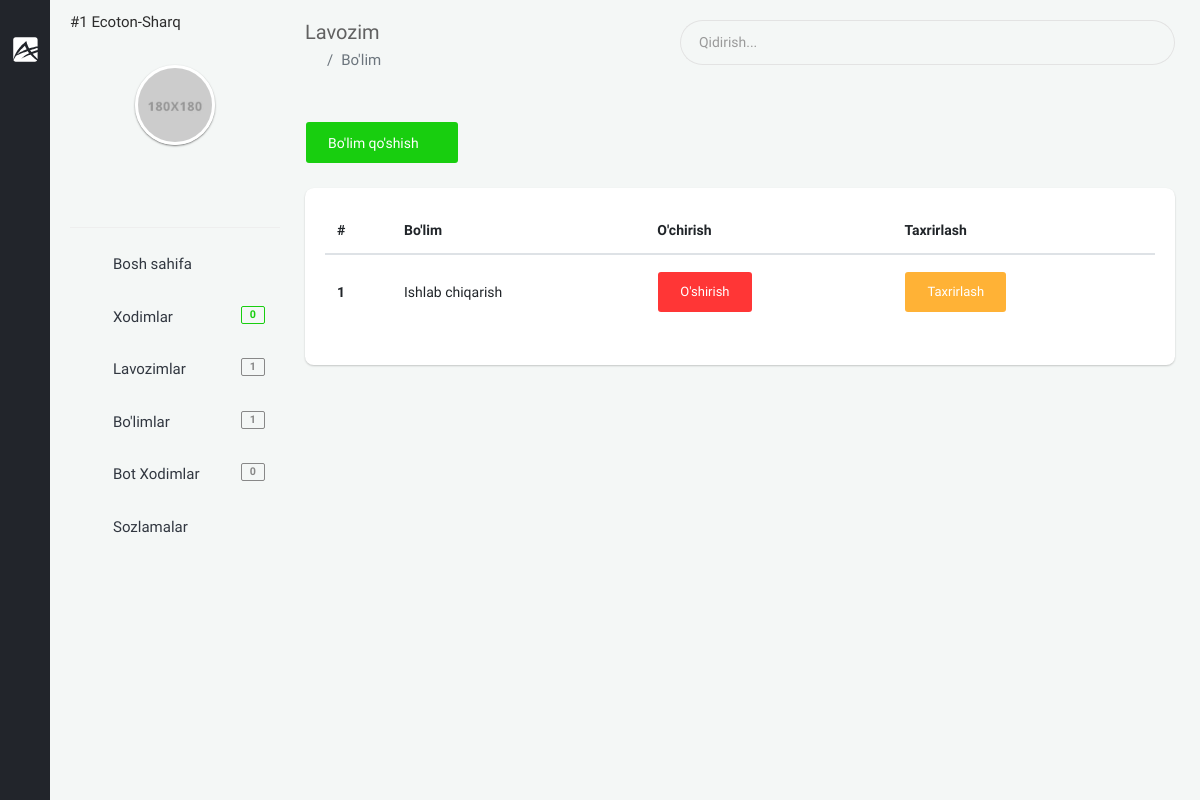
/backoffice/department (signed in), run on an earlier commit of the app's database.
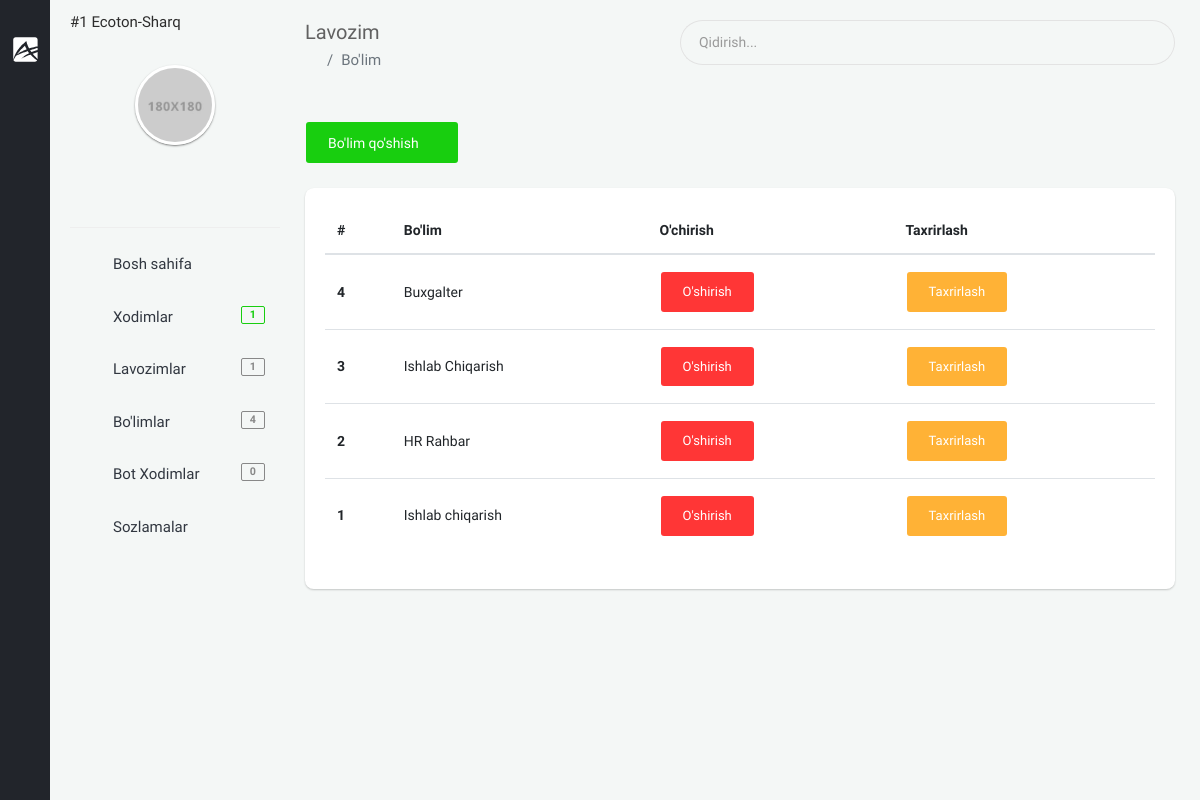
And on a later commit of the database.
### app/models.py (models this page shows, shortened)
class Department(models.Model):
    name = models.CharField(max_length=255, verbose_name="Bo'lim nomi")
    company = models.ForeignKey(Company, on_delete=models.CASCADE, verbose_name='Kompaniya')
    created_at = models.DateTimeField(auto_now_add=True)
    class Meta:
        ordering = ['-created_at']
        verbose_name_plural = "Bo'limlar"

### backoffice/views.py (the view)
# urls.py: path('department', views.DepartmentListView.as_view(), name='department'),
class DepartmentListView(LoginRequiredMixin, generic.ListView):
    template_name = 'backoffice/pages/departments/list.html'
    queryset = models.Department.objects.all()
    def get_context_data(self, *, object_list=None, **kwargs):
        ctx = super(DepartmentListView, self).get_context_data(**kwargs)
        company = self.request.user.company
        ctx['departments'] = models.Department.objects.filter(company=company).order_by('-created_at')
        return ctx

### app/models.py (called while the page is built)
    def __str__(self):
        return f'#{self.id}  {self.name}'

### backoffice/context_processors.py (called while the page is built)
def staff_amount(request):
    amount_staff = None
    if request.user.is_anonymous == False:
        company = request.user.company
        staff = models.Staff.objects.filter(company=company)
        amount_staff = staff.count()
    return {"amount_staff": amount_staff}

def position_amount(request):
    position_amounts = None
    if request.user.is_anonymous == False:
        company = request.user.company
        position = models.Position.objects.filter(company=company)
        position_amounts = position.count()
    return {
        'position_amounts': position_amounts
    }

def department_amount(request):
    department_amounts = None
    if request.user.is_anonymous == False:
        company = request.user.company
        department = models.Department.objects.filter(company=company)
        department_amounts = department.count()
    return {
        'department_amounts': department_amounts
    }

### templates/backoffice/pages/departments/list.html (shortened to what this page needs)
{% extends 'backoffice/base.html' %}
{% block content %}
    <section class="content">
        <div class="container-fluid">
            <div class="block-header">
                <div class="row clearfix">
                    <div class="col-lg-5 col-md-5 col-sm-12">
                        <h2>Lavozim</h2>
                        <ul class="breadcrumb padding-0">
                            <li class="breadcrumb-item"><a href="#"><i class="zmdi zmdi-home"></i></a></li>
                            <li class="breadcrumb-item active">Bo'lim</li>
                        </ul>
                    </div>
                    <div class="col-lg-7 col-md-7 col-sm-12">
                        <div class="input-group m-b-0">
                            <input type="text" class="form-control" placeholder="Qidirish...">
                            <span class="input-group-addon">
                            <i class="zmdi zmdi-search"></i>
                        </span>
                        </div>
                    </div>
                </div>
            </div>
            <div class="row clearfix">
                <div class="col-lg-12 col-md-12 col-sm-12">
                <div class="card">
                    <div class="header">
                        <a href="{% url 'department_create' %}" class="btn btn-success">Bo'lim qo'shish <i class="zmdi zmdi-plus"></i></a>
                    </div>
                    <div class="body table-responsive">
                        <table class="table table-hover">
                            <thead>
                                <tr>
                                    <th>#</th>
                                    <th>Bo'lim</th>
                                    <th>O'chirish</th>
                                    <th>Taxrirlash</th>
                                </tr>
                            </thead>
                            <tbody>
                            {% for department in departments %}
                                <tr>
                                    <th scope="row">{{ department.id }}</th>
                                    <td>{{ department.name }}</td>
                                    <td>
                                        <form action="{% url 'department_delete' pk=department.id %}" method="POST">
                                                <input class="btn btn-default btn-danger" type="submit" value="O'shirish"/>
                                        </form>
                                    </td>
                                    <td>
                                        <a href="{% url 'department_update' department.id %}" class="btn btn-warning">Taxrirlash</a>
                                    </td>
                                </tr>
                            {% endfor %}
                            </tbody>
                        </table>
                    </div>
                </div>
            </div>
            </div>
        </div>
    </section>
{% endblock %}

### templates/backoffice/parts/minileftbar.html (shortened to what this page needs)
{% load static %}
<aside id="minileftbar" class="minileftbar">
    <ul class="menu_list">
        <li>
            <a href="javascript:void(0);" class="bars" style="display: inline;"></a>
            <a class="navbar-brand" href="{% url 'backoffice-main' %}"><img src="{% static 'backoffice/assets/images/logo.svg' %}" alt="Alpino"></a>
        </li>
        <li><a href="javascript:void(0);" class="menu-sm"><i class="zmdi zmdi-swap"></i></a></li>
        <li><a href="" title="Events"><i class="zmdi zmdi-calendar"></i></a></li>
        <li><a href="" title="Contact List"><i class="zmdi zmdi-account-box-phone"></i></a></li>
        <li><a href="javascript:void(0);" class="fullscreen" data-provide="fullscreen"><i
                class="zmdi zmdi-fullscreen"></i></a></li>
        <li class="power">
            <a href="{% url 'logout' %}" class="mega-menu"><i class="zmdi zmdi-power"></i></a>
        </li>
    </ul>
</aside>
<aside class="right_menu">
    <div id="leftsidebar" class="sidebar">
        <div class="menu">
            <ul class="list">
                <li>
                    <p>{{ request.user.company }}</p>
                </li>
                <li>
                    <div class="user-info m-b-20">
                        <div class="image">
                            <a href="" class=" waves-effect waves-block"><img src="{% static 'backoffice/assets/images/profile_av.jpg' %}" alt="User"></a>
                        </div>
                        <div class="detail">
                            <a href="javascript:void(0);" title="" class=" waves-effect waves-block"><i class="zmdi zmdi-facebook-box"></i></a>
                            <a href="javascript:void(0);" title="" class=" waves-effect waves-block"><i class="zmdi zmdi-linkedin-box"></i></a>
                            <a href="javascript:void(0);" title="" class=" waves-effect waves-block"><i class="zmdi zmdi-instagram"></i></a>
                            <a href="javascript:void(0);" title="" class=" waves-effect waves-block"><i class="zmdi zmdi-twitter-box"></i></a>
                        </div>
                    </div>
                </li>
                <li><a href="{% url 'backoffice-main' %}" class="toggled waves-effect waves-block"><i class="zmdi zmdi-home"></i><span>Bosh sahifa</span></a></li>
                <li><a href="{% url 'staff' %}" class="menu-toggle waves-effect waves-block"><i class="zmdi zmdi zmdi-accounts-add"></i><span>Xodimlar</span><span class="badge badge-success float-right">{{ amount_staff }}</span></a>
                </li>
                <li><a href="{% url 'position' %}" class="menu-toggle waves-effect waves-block"><i class="zmdi zmdi-ticket-star"></i><span>Lavozimlar</span><span class="badge badge-default float-right">{{ position_amounts }}</span></a>
                </li>
                <li>
                    <a href="{% url 'department' %}" class="menu-toggle waves-effect waves-block"><i class="zmdi zmdi-window-maximize"></i><span>Bo'limlar</span> <span class="badge badge-default float-right">{{ department_amounts }}</span></a>
                </li>
                <li>
                    <a href="{% url 'new_telegram_staff' %}" class="menu-toggle waves-effect waves-block"><i class="zmdi zmdi-account-box-o "></i><span>Bot Xodimlar</span> <span class="badge badge-default float-right">{{ bot_user_list_counter }}</span></a>
                </li>
                <li>
                    <a href="{% url 'settings' %}" class="menu-toggle waves-effect waves-block"><i class="zmdi zmdi-settings zmdi-hc-spin"></i><span>Sozlamalar</span></a>
                </li>
            </ul>
        </div>
    </div>
</aside>

What changed in the data, as far as the page shows it:
added Department: id "4", name "Buxgalter"
added Department: id "3", name "Ishlab Chiqarish"
added Department: id "2", name "HR Rahbar"
Also different on the page:
{{ amount_staff }}: "0" → "1"
{{ department_amounts }}: "1" → "4"
